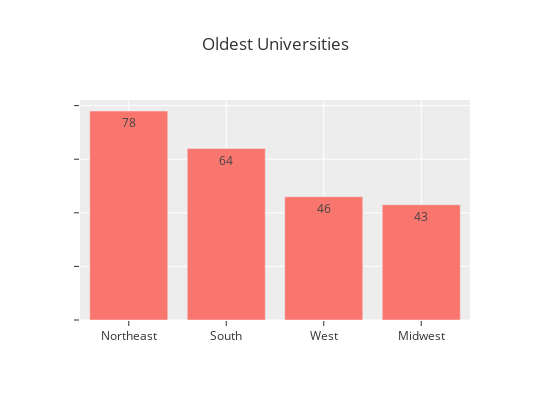

The cell this chart's notebook holds for it:
### Code cell
reg_cnt = df_nur['region'].value_counts().to_frame()
fig = px.bar(reg_cnt, x=reg_cnt.index, y="region", text_auto=True,height=400, width=550,
             labels={'region':'', 'index': ''}, title="School Count by Region")
fig.update_yaxes(showticklabels=False)
fig.show()

### Figure 1 — Plotly figure (JSON) as saved in the notebook; plotly's stock layout.template omitted (floating-point values rounded to 4 significant figures)
{"data": [{"alignmentgroup": "True", "hovertemplate": "=%{y}<extra></extra>", "legendgroup": "", "marker": {"color": "#F8766D", "pattern": {"shape": ""}}, "name": "", "offsetgroup": "", "orientation": "v", "showlegend": false, "textposition": "auto", "texttemplate": "%{y}", "type": "bar", "x": ["Northeast", "South", "West", "Midwest"], "xaxis": "x", "y": [78, 64, 46, 43], "yaxis": "y"}], "layout": {"barmode": "relative", "height": 400, "legend": {"tracegroupgap": 0}, "title": {"text": "Oldest Universities"}, "width": 550, "xaxis": {"anchor": "y", "domain": [0, 1], "title": {"text": ""}}, "yaxis": {"anchor": "x", "domain": [0, 1], "showticklabels": false, "title": {"text": ""}}}}
